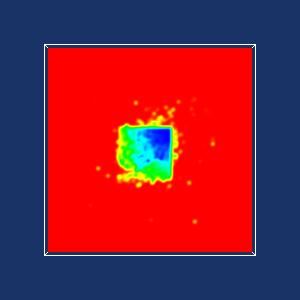

Generate this figure with Python:
#!/usr/bin/env python

# Demonstrate vtkSPHInterpolator with a cutoff array by reading SPH
# particle data, adding mass and cutoff arrays via numpy, and
# interpolating onto a probe plane.

import os

# Factory overrides
import vtkmodules.vtkInteractionStyle  # noqa: F401
import vtkmodules.vtkRenderingFreeType  # noqa: F401
import vtkmodules.vtkRenderingOpenGL2  # noqa: F401

import numpy as np

from vtkmodules.vtkCommonSystem import vtkTimerLog
from vtkmodules.vtkFiltersModeling import vtkOutlineFilter
from vtkmodules.vtkFiltersPoints import (
    vtkSPHInterpolator,
    vtkSPHQuinticKernel,
)
from vtkmodules.vtkFiltersSources import vtkPlaneSource
from vtkmodules.vtkIOXML import vtkXMLUnstructuredGridReader
from vtkmodules.vtkRenderingCore import (
    vtkActor,
    vtkPolyDataMapper,
    vtkRenderWindow,
    vtkRenderWindowInteractor,
    vtkRenderer,
)
from vtkmodules.numpy_interface import dataset_adapter as dsa

data_dir = os.environ.get("VPE_DATA_DIR", os.path.dirname(os.path.abspath(__file__)))

# Parameters
res = 250

# Read SPH particle data
reader = vtkXMLUnstructuredGridReader()
reader.SetFileName(os.path.join(data_dir, "SPH_Points.vtu"))
reader.Update()
output = reader.GetOutput()
scalar_range = output.GetPointData().GetArray("Rho").GetRange()

# Add mass array
output_2 = dsa.WrapDataObject(output)
mass = np.ones(output.GetNumberOfPoints()) * 1.0
output_2.PointData.append(mass, "Mass")

# Probe plane
center = output.GetCenter()
bounds = output.GetBounds()

plane = vtkPlaneSource()
plane.SetResolution(res, res)
plane.SetOrigin(bounds[0], bounds[2], bounds[4])
plane.SetPoint1(bounds[1], bounds[2], bounds[4])
plane.SetPoint2(bounds[0], bounds[3], bounds[4])
plane.SetCenter(center)
plane.SetNormal(0, 0, 1)
plane.Push(1.15)
plane.Update()
plane_output = plane.GetOutput()
plane_output_2 = dsa.WrapDataObject(plane_output)

# The constant value in the Cutoff array is equal to
# the spatialStep (0.1) and the CutoffFactor (3) of the QuinticKernel.
cutoff = np.ones(plane_output.GetNumberOfPoints()) * 3.0 / 10.0
plane_output_2.PointData.append(cutoff, "Cutoff")

# SPH quintic kernel
sph_kernel = vtkSPHQuinticKernel()
sph_kernel.SetSpatialStep(0.1)

interpolator = vtkSPHInterpolator()
interpolator.SetInputConnection(plane.GetOutputPort())
interpolator.SetSourceConnection(reader.GetOutputPort())
interpolator.SetDensityArrayName("Rho")
interpolator.SetMassArrayName("Mass")
interpolator.SetCutoffArrayName("Cutoff")
interpolator.SetKernel(sph_kernel)

timer = vtkTimerLog()
timer.StartTimer()
interpolator.Update()
timer.StopTimer()
print("Interpolate Points (SPH): {0}".format(timer.GetElapsedTime()))

interpolator_mapper = vtkPolyDataMapper()
interpolator_mapper.SetInputConnection(interpolator.GetOutputPort())
interpolator_mapper.SetScalarModeToUsePointFieldData()
interpolator_mapper.SelectColorArray("Rho")
interpolator_mapper.SetScalarRange(interpolator.GetOutput().GetPointData().GetArray("Rho").GetRange())

interpolator_actor = vtkActor()
interpolator_actor.SetMapper(interpolator_mapper)

# Outline
outline = vtkOutlineFilter()
outline.SetInputData(output)

outline_mapper = vtkPolyDataMapper()
outline_mapper.SetInputConnection(outline.GetOutputPort())

outline_actor = vtkActor()
outline_actor.SetMapper(outline_mapper)

# Renderer
renderer = vtkRenderer()
renderer.AddActor(interpolator_actor)
renderer.AddActor(outline_actor)
renderer.SetBackground(0.1, 0.2, 0.4)

# Window
render_window = vtkRenderWindow()
render_window.AddRenderer(renderer)
render_window.SetSize(300, 300)
render_window.SetWindowName("sph interpolator with cutoff")

# Interactor
interactor = vtkRenderWindowInteractor()
interactor.SetRenderWindow(render_window)

interactor.Initialize()
interactor.Start()
